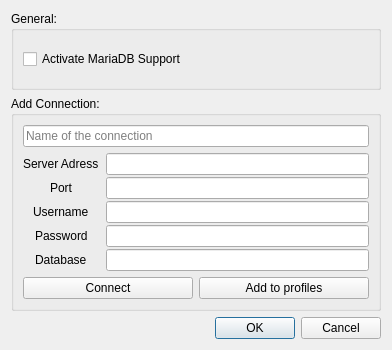
<?xml version="1.0" encoding="UTF-8"?>
<ui version="4.0">
 <class>Dialog</class>
 <widget class="QDialog" name="Dialog">
  <property name="geometry">
   <rect>
    <x>0</x>
    <y>0</y>
    <width>392</width>
    <height>350</height>
   </rect>
  </property>
  <property name="minimumSize">
   <size>
    <width>392</width>
    <height>350</height>
   </size>
  </property>
  <property name="maximumSize">
   <size>
    <width>392</width>
    <height>350</height>
   </size>
  </property>
  <property name="windowTitle">
   <string>MariaDB configuration</string>
  </property>
  <layout class="QVBoxLayout" name="verticalLayout">
   <item>
    <widget class="QGroupBox" name="group_activate">
     <property name="title">
      <string>General:</string>
     </property>
     <layout class="QVBoxLayout" name="verticalLayout_3">
      <item>
       <widget class="QCheckBox" name="checkBox_maria">
        <property name="maximumSize">
         <size>
          <width>300</width>
          <height>500</height>
         </size>
        </property>
        <property name="text">
         <string>Activate MariaDB Support</string>
        </property>
       </widget>
      </item>
     </layout>
    </widget>
   </item>
   <item>
    <widget class="QGroupBox" name="group_connect">
     <property name="title">
      <string>Add Connection:</string>
     </property>
     <layout class="QVBoxLayout" name="verticalLayout_2">
      <item>
       <widget class="QLineEdit" name="lineEdit">
        <property name="placeholderText">
         <string>Name of the connection</string>
        </property>
       </widget>
      </item>
      <item>
       <layout class="QFormLayout" name="formLayout">
        <property name="fieldGrowthPolicy">
         <enum>QFormLayout::FieldGrowthPolicy::AllNonFixedFieldsGrow</enum>
        </property>
        <property name="labelAlignment">
         <set>Qt::AlignmentFlag::AlignCenter</set>
        </property>
        <property name="formAlignment">
         <set>Qt::AlignmentFlag::AlignCenter</set>
        </property>
        <property name="horizontalSpacing">
         <number>7</number>
        </property>
        <property name="verticalSpacing">
         <number>2</number>
        </property>
        <property name="leftMargin">
         <number>0</number>
        </property>
        <item row="0" column="0">
         <widget class="QLabel" name="label_adress">
          <property name="text">
           <string>Server Adress</string>
          </property>
         </widget>
        </item>
        <item row="0" column="1">
         <widget class="QLineEdit" name="lineEdit_adress"/>
        </item>
        <item row="1" column="0">
         <widget class="QLabel" name="label_port">
          <property name="text">
           <string>Port</string>
          </property>
         </widget>
        </item>
        <item row="2" column="0">
         <widget class="QLabel" name="label_un">
          <property name="text">
           <string>Username</string>
          </property>
         </widget>
        </item>
        <item row="2" column="1">
         <widget class="QLineEdit" name="lineEdit_un"/>
        </item>
        <item row="3" column="0">
         <widget class="QLabel" name="label_pw">
          <property name="text">
           <string>Password</string>
          </property>
         </widget>
        </item>
        <item row="3" column="1">
         <widget class="QLineEdit" name="lineEdit_pw"/>
        </item>
        <item row="4" column="0">
         <widget class="QLabel" name="label_db">
          <property name="text">
           <string>Database</string>
          </property>
         </widget>
        </item>
        <item row="4" column="1">
         <widget class="QLineEdit" name="lineEdit_db"/>
        </item>
        <item row="1" column="1">
         <widget class="QLineEdit" name="lineEdit_port">
          <property name="text">
           <string/>
          </property>
         </widget>
        </item>
       </layout>
      </item>
      <item>
       <layout class="QHBoxLayout" name="horizontalLayout">
        <item>
         <widget class="QPushButton" name="pushButton_connection">
          <property name="text">
           <string>Connect</string>
          </property>
         </widget>
        </item>
        <item>
         <widget class="QPushButton" name="pushButton_add">
          <property name="text">
           <string>Add to profiles</string>
          </property>
         </widget>
        </item>
       </layout>
      </item>
     </layout>
    </widget>
   </item>
   <item>
    <widget class="QDialogButtonBox" name="buttonBox">
     <property name="orientation">
      <enum>Qt::Orientation::Horizontal</enum>
     </property>
     <property name="standardButtons">
      <set>QDialogButtonBox::StandardButton::Cancel|QDialogButtonBox::StandardButton::Ok</set>
     </property>
    </widget>
   </item>
  </layout>
 </widget>
 <resources/>
 <connections>
  <connection>
   <sender>buttonBox</sender>
   <signal>accepted()</signal>
   <receiver>Dialog</receiver>
   <slot>accept()</slot>
   <hints>
    <hint type="sourcelabel">
     <x>248</x>
     <y>254</y>
    </hint>
    <hint type="destinationlabel">
     <x>157</x>
     <y>274</y>
    </hint>
   </hints>
  </connection>
  <connection>
   <sender>buttonBox</sender>
   <signal>rejected()</signal>
   <receiver>Dialog</receiver>
   <slot>reject()</slot>
   <hints>
    <hint type="sourcelabel">
     <x>316</x>
     <y>260</y>
    </hint>
    <hint type="destinationlabel">
     <x>286</x>
     <y>274</y>
    </hint>
   </hints>
  </connection>
 </connections>
</ui>
